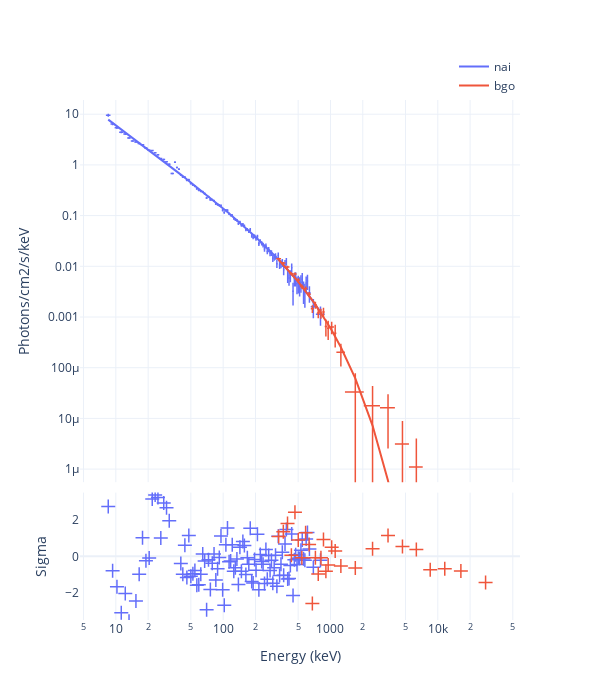

Notebook cell for this chart:
### Code cell
fig = Plot.infer(post, style='NE')
fig.save(f'{savepath}/phtspec')
